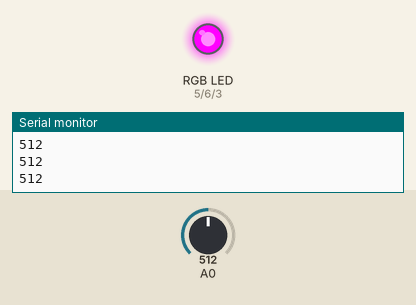
This sketch was run on a simulated Arduino Uno, built with avr-gcc and run on an emulated ATmega328P. On the bench: an RGB LED mixed from three pins (HIGH = lit), the last lines printed to the serial monitor. Inputs (shaded band) come from the test bench; at power-on: A0 = 512.

Above: at 1.2 s.
1.3 s: A0 set to 390
At 2.2 s:
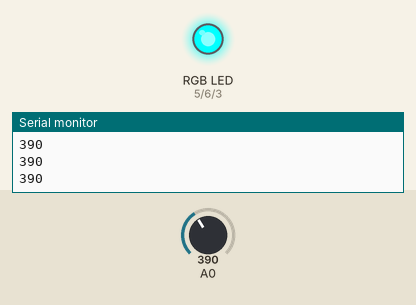
2.8 s: A0 set to 810
At 3.7 s:
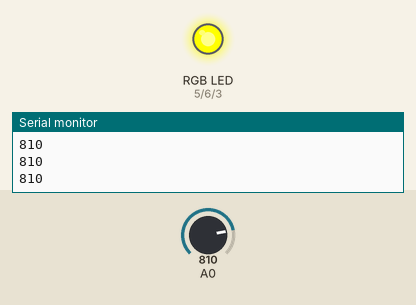
4.3 s: A0 set to 788
At 5.2 s:
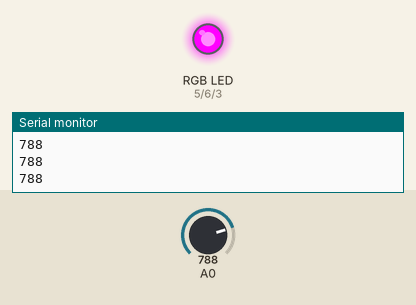
5.8 s: A0 set to 900
At 6.7 s:
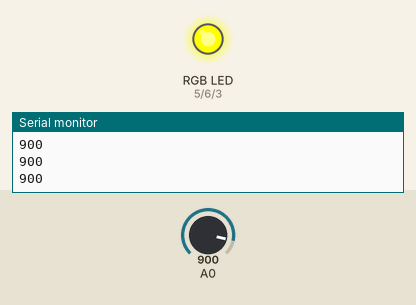
Timing chart, 0 to 8.3 s (numbered marks = the images above; inputs shaded):
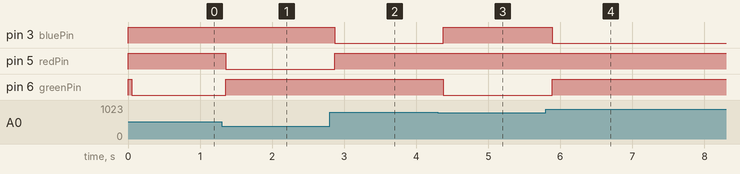

The sketch:

LDR_rgb.ino
```cpp
#define redPin 5
#define bluePin 3
#define greenPin 6


void setup() {
  pinMode(redPin,OUTPUT);
  pinMode(bluePin,OUTPUT);
  pinMode(greenPin,OUTPUT);
  pinMode(A0, INPUT);
  digitalWrite(redPin, HIGH);
  digitalWrite(bluePin, HIGH);
  digitalWrite(greenPin, HIGH);
Serial.begin(9600);
}

void loop() {
  int x=0;
  x=analogRead(A0);
  Serial.println(x);
  delay(50);

  if (x>400 && x<800)
  {
  digitalWrite(redPin, HIGH);
  digitalWrite(bluePin, HIGH);
  digitalWrite(greenPin, LOW);
  }
  else if (x<400)
  {
  digitalWrite(bluePin, HIGH);
  digitalWrite(greenPin, HIGH);
  digitalWrite(redPin, LOW);
  }

  else
  {
  digitalWrite(greenPin, HIGH);
  digitalWrite(redPin, HIGH);
  digitalWrite(bluePin, LOW);
  }
}
```

Measured:
- the behaviour switches between 800 and 799 on A0 (found by bisection; images 2 and 3)
- after the input at 1.3 s, pin 5 (redPin): HIGH → LOW after 0.06 s; pin 6 (greenPin): LOW → HIGH after 0.06 s
- after the input at 2.8 s, pin 3 (bluePin): HIGH → LOW after 0.07 s; pin 5 (redPin): LOW → HIGH after 0.07 s
- after the input at 4.3 s, pin 3 (bluePin): LOW → HIGH after 0.08 s; pin 6 (greenPin): HIGH → LOW after 0.08 s
- after the input at 5.8 s, pin 3 (bluePin): HIGH → LOW after 0.09 s; pin 6 (greenPin): LOW → HIGH after 0.09 s
